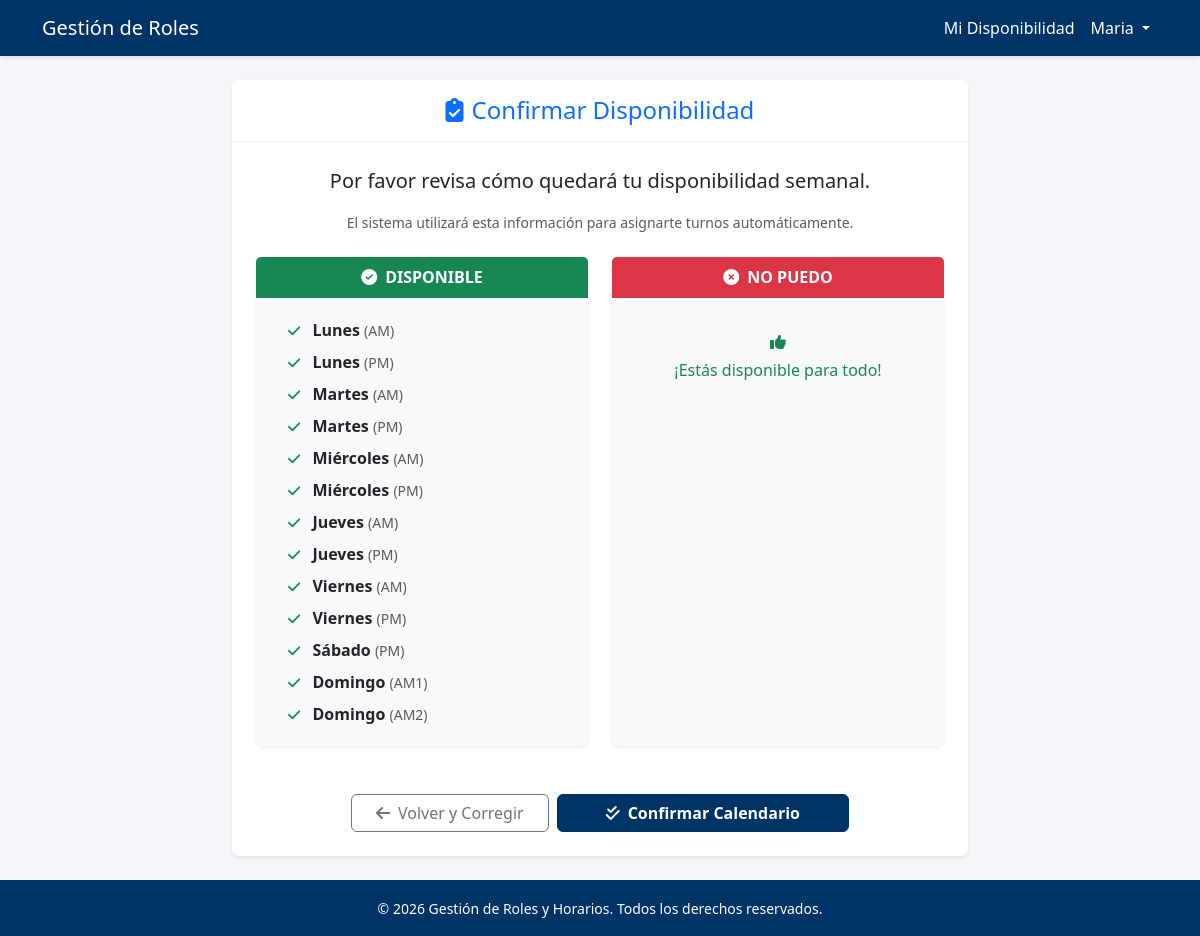
/users/disponibilidad/resumen/ (signed in), run on the app's committed database.
### users/models.py (models this page shows, shortened)
class CustomUser(AbstractUser):
    username = None
    email = models.EmailField(_('email address'), unique=True)
    documento = models.CharField(max_length=20, unique=True, verbose_name="Documento de Identidad")
    celular = models.CharField(max_length=20, verbose_name="Celular")
    GENERO_CHOICES = [
        ('M', 'Masculino'),
        ('F', 'Femenino'),
        ('O', 'Otro'),
    ]
    genero = models.CharField(max_length=1, choices=GENERO_CHOICES, verbose_name="Género")
    bes = models.BooleanField(default=False, verbose_name="B.E.S")
    im = models.BooleanField(default=False, verbose_name="I.M")
    pf = models.BooleanField(default=False, verbose_name="PF")
    roles = models.ManyToManyField(Rol, related_name='usuarios', blank=True)
    pareja = models.ForeignKey('self', null=True, blank=True, on_delete=models.SET_NULL, verbose_name="Pareja / Dependencia", help_text="Usuario con el que debe coincidir obligatoriamente en turno")
    USERNAME_FIELD = 'email'
    REQUIRED_FIELDS = ['documento', 'first_name', 'last_name']
    objects = CustomUserManager()

class Turno(models.Model):
    DIAS = [
        (0, 'Lunes'),
        (1, 'Martes'),
        (2, 'Miércoles'),
        (3, 'Jueves'),
        (4, 'Viernes'),
        (5, 'Sábado'),
        (6, 'Domingo'),
    ]
    dia = models.IntegerField(choices=DIAS, verbose_name="Día de la semana")
    nombre = models.CharField(max_length=50, verbose_name="Nombre del Turno") # Ej: AM, PM, AM1
    hora_inicio = models.TimeField(verbose_name="Hora Inicio")
    hora_fin = models.TimeField(verbose_name="Hora Fin")
    roles_validos = models.ManyToManyField(Rol, related_name='turnos_disponibles', blank=True)
    class Meta:
        verbose_name = "Turno"
        verbose_name_plural = "Turnos"
        ordering = ['dia', 'hora_inicio']

### users/views.py (the view)
# urls.py: path('disponibilidad/resumen/', views.resumen_disponibilidad, name='resumen_disponibilidad'),
@login_required
def resumen_disponibilidad(request):
    roles_usuario = request.user.roles.all()
    if not roles_usuario.exists():
        return redirect('home')
    turnos_posibles = Turno.objects.filter(roles_validos__in=roles_usuario).distinct().order_by('dia', 'hora_inicio')
    indisponibilidades_ids = Indisponibilidad.objects.filter(usuario=request.user).values_list('turno_id', flat=True)
    turnos_disponibles = []
    turnos_no_disponibles = []
    for turno in turnos_posibles:
        if turno.id in indisponibilidades_ids:
            turnos_no_disponibles.append(turno)
        else:
            turnos_disponibles.append(turno)
    context = {
        'turnos_disponibles': turnos_disponibles,
        'turnos_no_disponibles': turnos_no_disponibles,
    }
    return render(request, 'users/resumen_disponibilidad.html', context)

### templates/users/resumen_disponibilidad.html (shortened to what this page needs)
{% extends 'base.html' %}
{% block content %}
<div class="row justify-content-center">
    <div class="col-lg-8">
        <div class="card shadow-sm">
            <div class="card-header bg-white py-3 text-center">
                <h4 class="mb-0 text-primary"><i class="fas fa-clipboard-check me-2"></i>Confirmar Disponibilidad</h4>
            </div>
            <div class="card-body p-4">
                <div class="text-center mb-4">
                    <p class="lead">Por favor revisa cómo quedará tu disponibilidad semanal.</p>
                    <p class="text-muted small">El sistema utilizará esta información para asignarte turnos automáticamente.</p>
                </div>
                <div class="row g-4">
                    <div class="col-md-6">
                        <div class="card h-100 border-success">
                            <div class="card-header bg-success text-white text-center">
                                <i class="fas fa-check-circle me-2"></i>DISPONIBLE
                            </div>
                            <div class="card-body bg-light">
                                {% if turnos_disponibles %}
                                    <ul class="list-group list-group-flush bg-transparent">
                                        {% for turno in turnos_disponibles %}
                                        <li class="list-group-item bg-transparent border-0 py-1">
                                            <i class="fas fa-check text-success me-2 small"></i>
                                            <strong>{{ turno.get_dia_display }}</strong>
                                            <span class="text-muted small">({{ turno.nombre }})</span>
                                        </li>
                                        {% endfor %}
                                    </ul>
                                {% else %}
                                    <div class="text-center py-3 text-muted">
                                        <i class="fas fa-ban mb-2"></i><br>
                                        No tienes disponibilidad marcada.
                                    </div>
                                {% endif %}
                            </div>
                        </div>
                    </div>
                    <div class="col-md-6">
                        <div class="card h-100 border-danger">
                            <div class="card-header bg-danger text-white text-center">
                                <i class="fas fa-times-circle me-2"></i>NO PUEDO
                            </div>
                            <div class="card-body bg-light">
                                {% if turnos_no_disponibles %}
                                    <ul class="list-group list-group-flush bg-transparent">
                                        {% for turno in turnos_no_disponibles %}
                                        <li class="list-group-item bg-transparent border-0 py-1 text-danger">
                                            <i class="fas fa-times me-2 small"></i>
                                            <strong>{{ turno.get_dia_display }}</strong>
                                            <span class="small">({{ turno.nombre }})</span>
                                        </li>
                                        {% endfor %}
                                    </ul>
                                {% else %}
                                    <div class="text-center py-3 text-success">
                                        <i class="fas fa-thumbs-up mb-2"></i><br>
                                        ¡Estás disponible para todo!
                                    </div>
                                {% endif %}
                            </div>
                        </div>
                    </div>
                </div>
                <div class="d-grid gap-2 d-md-flex justify-content-center mt-5">
                    <a href="{% url 'disponibilidad' %}" class="btn btn-outline-secondary px-4">
                        <i class="fas fa-arrow-left me-2"></i>Volver y Corregir
                    </a>
                    <a href="{% url 'home' %}" class="btn btn-primary px-5 fw-bold">
                        <i class="fas fa-check-double me-2"></i>Confirmar Calendario
                    </a>
                </div>
            </div>
        </div>
    </div>
</div>
{% endblock %}

### templates/base.html (shortened to what this page needs)
{% load static %}
<!DOCTYPE html>
<html lang="es">
<head>
    <link href="https://cdn.jsdelivr.net/npm/bootstrap@5.3.0/dist/css/bootstrap.min.css" rel="stylesheet">
    <link rel="stylesheet" href="https://cdnjs.cloudflare.com/ajax/libs/font-awesome/6.4.0/css/all.min.css">
</head>
<body class="d-flex flex-column min-vh-100">
    <nav class="navbar navbar-expand-lg navbar-dark mb-4">
        <div class="container">
            <a class="navbar-brand" href="{% url 'home' %}">
                Gestión de Roles
            </a>
            <div class="collapse navbar-collapse" id="navbarNav">
                <ul class="navbar-nav ms-auto">
                    {% if user.is_authenticated %}
                        {% if user.roles.exists %}
                        <li class="nav-item">
                            <a class="nav-link" href="{% url 'disponibilidad' %}">Mi Disponibilidad</a>
                        </li>
                        {% endif %}
                        <li class="nav-item dropdown">
                            <a class="nav-link dropdown-toggle" href="#" role="button" data-bs-toggle="dropdown">
                                {{ user.first_name }}
                            </a>
                        </li>
                    {% else %}
                        <li class="nav-item">
                            <a class="nav-link" href="{% url 'login' %}">Iniciar Sesión</a>
                        </li>
                    {% endif %}
                </ul>
            </div>
        </div>
    </nav>
    <div class="container flex-grow-1">
        {% block content %}{% endblock %}
    </div>
    <footer class="footer mt-4 text-center">
        <div class="container">
            <small>&copy; {% now "Y" %} Gestión de Roles y Horarios. Todos los derechos reservados.</small>
        </div>
    </footer>
</body>
</html>

### templates/base.html (style rules this page uses)
:root { --primary-color: #003366; --secondary-color: #0056b3; --accent-color: #f8f9fa; }
body { background-color: #f4f6f9; font-family: 'Segoe UI', Tahoma, Geneva, Verdana, sans-serif; }
.navbar { background-color: var(--primary-color); box-shadow: 0 2px 4px rgba(0,0,0,0.1); }
.navbar-brand, .nav-link { color: white !important; }
.btn-primary { background-color: var(--primary-color); border-color: var(--primary-color); }
.card { border: none; box-shadow: 0 0.125rem 0.25rem rgba(0, 0, 0, 0.075); border-radius: 0.5rem; }
.card-header { background-color: white; border-bottom: 1px solid rgba(0,0,0,0.05); font-weight: 600; color: var(--primary-color); }
.footer { background-color: var(--primary-color); color: white; padding: 1rem 0; margin-top: auto; }

### data on the page
CustomUser: first_name "Maria"
Turno: dia "Lunes", nombre "AM"
Turno: dia "Lunes", nombre "PM"
Turno: dia "Martes", nombre "AM"
Turno: dia "Martes", nombre "PM"
Turno: dia "Miércoles", nombre "AM"
Turno: dia "Miércoles", nombre "PM"
Turno: dia "Jueves", nombre "AM"
Turno: dia "Jueves", nombre "PM"
Turno: dia "Viernes", nombre "AM"
Turno: dia "Viernes", nombre "PM"
Turno: dia "Sábado", nombre "PM"
Turno: dia "Domingo", nombre "AM1"
Turno: dia "Domingo", nombre "AM2"
